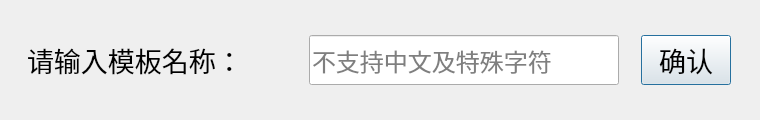
<?xml version="1.0" encoding="UTF-8"?>
<ui version="4.0">
 <class>InputDialog</class>
 <widget class="QDialog" name="InputDialog">
  <property name="geometry">
   <rect>
    <x>0</x>
    <y>0</y>
    <width>760</width>
    <height>120</height>
   </rect>
  </property>
  <property name="sizePolicy">
   <sizepolicy hsizetype="Fixed" vsizetype="Fixed">
    <horstretch>0</horstretch>
    <verstretch>0</verstretch>
   </sizepolicy>
  </property>
  <property name="minimumSize">
   <size>
    <width>760</width>
    <height>120</height>
   </size>
  </property>
  <property name="maximumSize">
   <size>
    <width>760</width>
    <height>120</height>
   </size>
  </property>
  <property name="windowTitle">
   <string>输入框</string>
  </property>
  <layout class="QVBoxLayout" name="verticalLayout">
   <item>
    <layout class="QHBoxLayout" name="horizontalLayout">
     <item>
      <widget class="QLabel" name="label">
       <property name="sizePolicy">
        <sizepolicy hsizetype="Fixed" vsizetype="Fixed">
         <horstretch>0</horstretch>
         <verstretch>0</verstretch>
        </sizepolicy>
       </property>
       <property name="minimumSize">
        <size>
         <width>260</width>
         <height>80</height>
        </size>
       </property>
       <property name="maximumSize">
        <size>
         <width>260</width>
         <height>80</height>
        </size>
       </property>
       <property name="font">
        <font>
         <family>AcadEref</family>
         <pointsize>20</pointsize>
        </font>
       </property>
       <property name="text">
        <string>请输入模板名称：</string>
       </property>
       <property name="alignment">
        <set>Qt::AlignJustify|Qt::AlignVCenter</set>
       </property>
      </widget>
     </item>
     <item>
      <widget class="QLineEdit" name="lineEdit">
       <property name="sizePolicy">
        <sizepolicy hsizetype="Fixed" vsizetype="Fixed">
         <horstretch>0</horstretch>
         <verstretch>0</verstretch>
        </sizepolicy>
       </property>
       <property name="minimumSize">
        <size>
         <width>310</width>
         <height>50</height>
        </size>
       </property>
       <property name="maximumSize">
        <size>
         <width>310</width>
         <height>50</height>
        </size>
       </property>
       <property name="font">
        <font>
         <family>Arial</family>
         <pointsize>18</pointsize>
        </font>
       </property>
       <property name="inputMask">
        <string/>
       </property>
       <property name="maxLength">
        <number>15</number>
       </property>
       <property name="cursorPosition">
        <number>0</number>
       </property>
       <property name="placeholderText">
        <string>不支持中文及特殊字符</string>
       </property>
      </widget>
     </item>
     <item>
      <widget class="QPushButton" name="pushButton">
       <property name="sizePolicy">
        <sizepolicy hsizetype="Fixed" vsizetype="Fixed">
         <horstretch>0</horstretch>
         <verstretch>0</verstretch>
        </sizepolicy>
       </property>
       <property name="minimumSize">
        <size>
         <width>90</width>
         <height>50</height>
        </size>
       </property>
       <property name="maximumSize">
        <size>
         <width>90</width>
         <height>50</height>
        </size>
       </property>
       <property name="font">
        <font>
         <family>AcadEref</family>
         <pointsize>20</pointsize>
        </font>
       </property>
       <property name="text">
        <string>确认</string>
       </property>
      </widget>
     </item>
    </layout>
   </item>
  </layout>
 </widget>
 <resources/>
 <connections/>
</ui>
